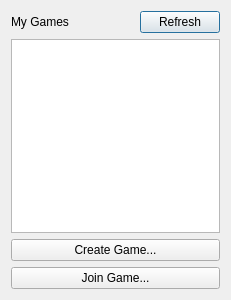
<?xml version="1.0" encoding="UTF-8"?>
<ui version="4.0">
 <class>MainDialog</class>
 <widget class="QDialog" name="MainDialog">
  <property name="geometry">
   <rect>
    <x>0</x>
    <y>0</y>
    <width>231</width>
    <height>300</height>
   </rect>
  </property>
  <property name="windowTitle">
   <string>Wargames</string>
  </property>
  <layout class="QVBoxLayout" name="verticalLayout">
   <item>
    <layout class="QHBoxLayout" name="horizontalLayout">
     <item>
      <widget class="QLabel" name="lblMyGames">
       <property name="sizePolicy">
        <sizepolicy hsizetype="Expanding" vsizetype="Preferred">
         <horstretch>0</horstretch>
         <verstretch>0</verstretch>
        </sizepolicy>
       </property>
       <property name="text">
        <string>My Games</string>
       </property>
      </widget>
     </item>
     <item>
      <widget class="QPushButton" name="pbRefresh">
       <property name="text">
        <string>Refresh</string>
       </property>
      </widget>
     </item>
    </layout>
   </item>
   <item>
    <widget class="QTableView" name="lvMyGames">
     <property name="selectionMode">
      <enum>QAbstractItemView::SingleSelection</enum>
     </property>
     <property name="selectionBehavior">
      <enum>QAbstractItemView::SelectRows</enum>
     </property>
     <attribute name="horizontalHeaderVisible">
      <bool>false</bool>
     </attribute>
     <attribute name="verticalHeaderVisible">
      <bool>false</bool>
     </attribute>
    </widget>
   </item>
   <item>
    <widget class="QPushButton" name="pbCreateGame">
     <property name="text">
      <string>Create Game...</string>
     </property>
    </widget>
   </item>
   <item>
    <widget class="QPushButton" name="pbJoinGame">
     <property name="text">
      <string>Join Game...</string>
     </property>
    </widget>
   </item>
  </layout>
 </widget>
 <resources/>
 <connections/>
</ui>
